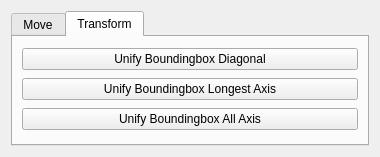
<?xml version="1.0" encoding="UTF-8"?>
<ui version="4.0">
 <class>moveControls</class>
 <widget class="QWidget" name="moveControls">
  <property name="geometry">
   <rect>
    <x>0</x>
    <y>0</y>
    <width>380</width>
    <height>157</height>
   </rect>
  </property>
  <property name="sizePolicy">
   <sizepolicy hsizetype="Expanding" vsizetype="Preferred">
    <horstretch>0</horstretch>
    <verstretch>0</verstretch>
   </sizepolicy>
  </property>
  <property name="maximumSize">
   <size>
    <width>380</width>
    <height>16777215</height>
   </size>
  </property>
  <property name="windowTitle">
   <string>Form</string>
  </property>
  <layout class="QVBoxLayout" name="verticalLayout_6">
   <item>
    <widget class="QTabWidget" name="tabWidget">
     <property name="enabled">
      <bool>true</bool>
     </property>
     <property name="sizePolicy">
      <sizepolicy hsizetype="Preferred" vsizetype="Expanding">
       <horstretch>0</horstretch>
       <verstretch>0</verstretch>
      </sizepolicy>
     </property>
     <property name="currentIndex">
      <number>1</number>
     </property>
     <widget class="QWidget" name="tab">
      <attribute name="title">
       <string>Move</string>
      </attribute>
      <layout class="QVBoxLayout" name="verticalLayout_3">
       <item>
        <widget class="QPushButton" name="moveToOrigin">
         <property name="toolTip">
          <string>Move COG to origin</string>
         </property>
         <property name="statusTip">
          <string>Move COG of selected objects to origin</string>
         </property>
         <property name="whatsThis">
          <string>&lt;!DOCTYPE HTML PUBLIC &quot;-//W3C//DTD HTML 4.0//EN&quot; &quot;http://www.w3.org/TR/REC-html40/strict.dtd&quot;&gt;
&lt;html&gt;&lt;head&gt;&lt;meta name=&quot;qrichtext&quot; content=&quot;1&quot; /&gt;&lt;style type=&quot;text/css&quot;&gt;
p, li { white-space: pre-wrap; }
&lt;/style&gt;&lt;/head&gt;&lt;body style=&quot; font-family:'DejaVu Sans'; font-size:11pt; font-weight:400; font-style:normal;&quot;&gt;
&lt;p style=&quot; margin-top:0px; margin-bottom:0px; margin-left:0px; margin-right:0px; -qt-block-indent:0; text-indent:0px;&quot;&gt;Moves the selected objects such that&lt;/p&gt;
&lt;p style=&quot; margin-top:0px; margin-bottom:0px; margin-left:0px; margin-right:0px; -qt-block-indent:0; text-indent:0px;&quot;&gt;their center of gravity is at the origin. &lt;a href=&quot;index.html#move_cog&quot;&gt;&lt;span style=&quot; text-decoration: underline; color:#0057ae;&quot;&gt;Click fore more information&lt;/span&gt;&lt;/a&gt;&lt;/p&gt;&lt;/body&gt;&lt;/html&gt;</string>
         </property>
         <property name="text">
          <string>Move COG to origin</string>
         </property>
        </widget>
       </item>
      </layout>
     </widget>
     <widget class="QWidget" name="Transform">
      <attribute name="title">
       <string>Transform</string>
      </attribute>
      <layout class="QVBoxLayout" name="verticalLayout_2">
       <item>
        <widget class="QPushButton" name="unifyBoundingBoxDiagonal">
         <property name="toolTip">
          <string>Normalize bounding box diagonal of objects</string>
         </property>
         <property name="statusTip">
          <string>Normalize bounding box diagonal of objects</string>
         </property>
         <property name="whatsThis">
          <string/>
         </property>
         <property name="text">
          <string>Unify Boundingbox Diagonal</string>
         </property>
        </widget>
       </item>
       <item>
        <widget class="QPushButton" name="unifyBoundingBoxLongest">
         <property name="toolTip">
          <string>&lt;html&gt;&lt;head/&gt;&lt;body&gt;&lt;p&gt;Normalize Bounding box longest axis of objects&lt;/p&gt;&lt;/body&gt;&lt;/html&gt;</string>
         </property>
         <property name="whatsThis">
          <string>&lt;html&gt;&lt;head/&gt;&lt;body&gt;&lt;p&gt;Normalize Bounding box longest axis of objects&lt;/p&gt;&lt;/body&gt;&lt;/html&gt;</string>
         </property>
         <property name="text">
          <string>Unify Boundingbox Longest Axis</string>
         </property>
        </widget>
       </item>
       <item>
        <widget class="QPushButton" name="unifyBoundingBoxAll">
         <property name="toolTip">
          <string>&lt;html&gt;&lt;head/&gt;&lt;body&gt;&lt;p&gt;Normalize Bounding box all axis of objects&lt;/p&gt;&lt;/body&gt;&lt;/html&gt;</string>
         </property>
         <property name="whatsThis">
          <string>&lt;html&gt;&lt;head/&gt;&lt;body&gt;&lt;p&gt;Normalize Bounding box all axis of objects&lt;/p&gt;&lt;/body&gt;&lt;/html&gt;</string>
         </property>
         <property name="text">
          <string>Unify Boundingbox All Axis</string>
         </property>
        </widget>
       </item>
      </layout>
     </widget>
    </widget>
   </item>
  </layout>
 </widget>
 <resources/>
 <connections/>
</ui>
